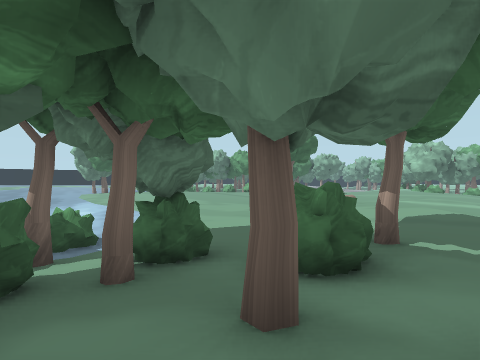
[1] (above)

16 first-person views from a walk through a scene from a Unity 3-D project. The camera is 1.5 m above the floor, looks level and sees 85° across. The floor is counted in squares, 2 m on a side. Each view is taken from the middle of a square. On the plan, view 1 faces up. The plan holds only what a view shows up to about 9 squares ahead; the rest is blank. The place goes on beyond the plan. The player character is not drawn. Some animated figures are left out.

[2]
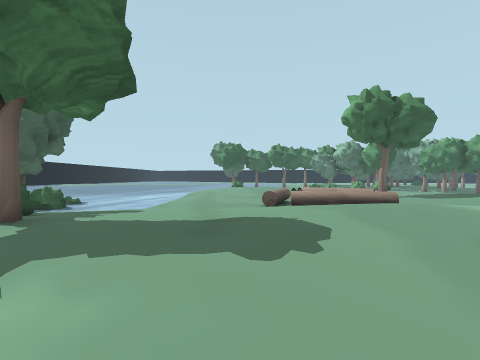

[3]
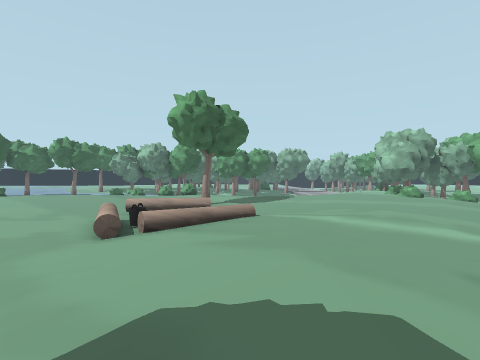

[4]
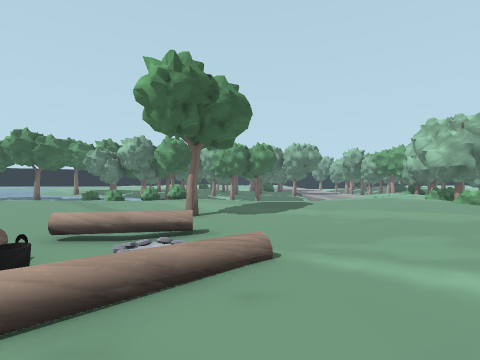

[5]
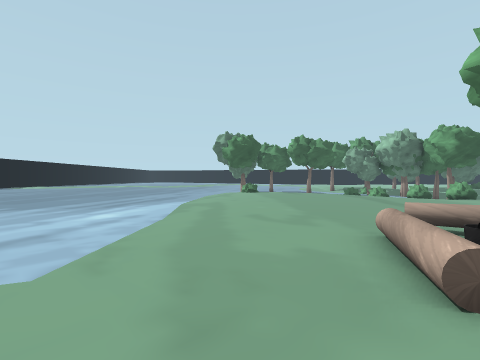

[6]
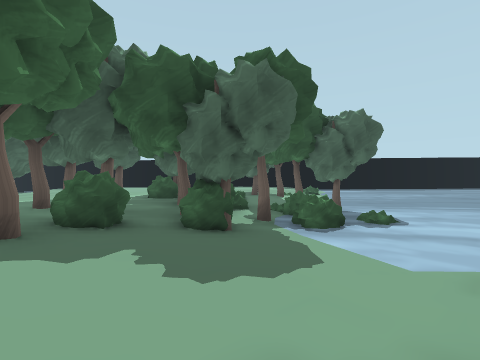

[7]
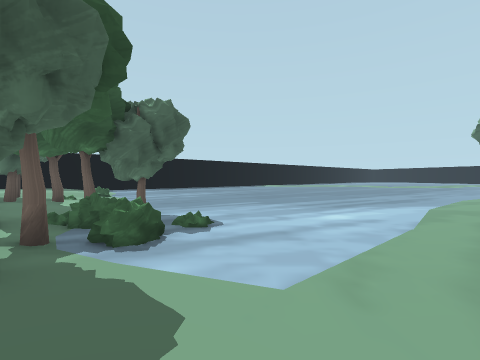

[8]
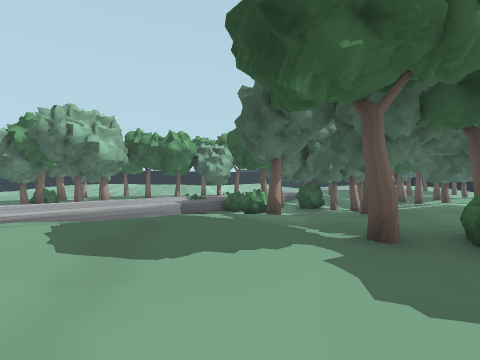

[9]
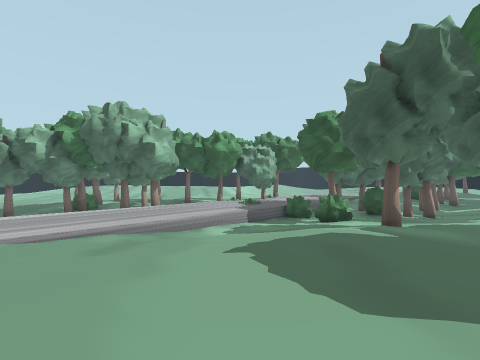

[10]
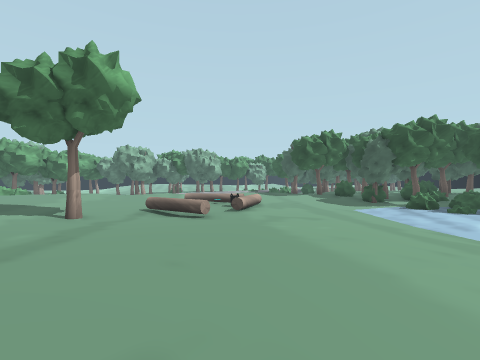

[11]
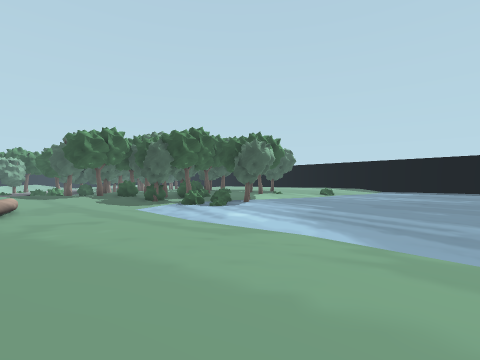

[12]
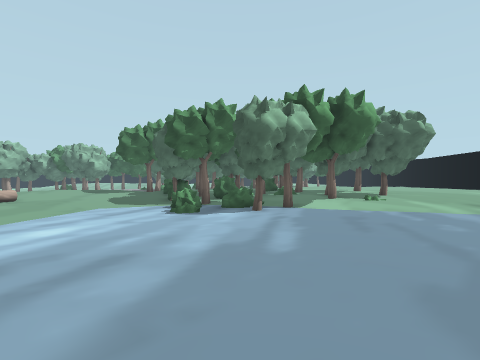

[13]
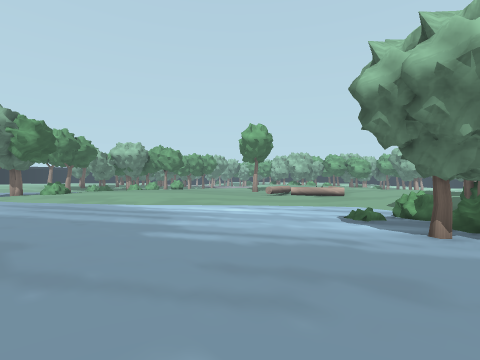

[14]
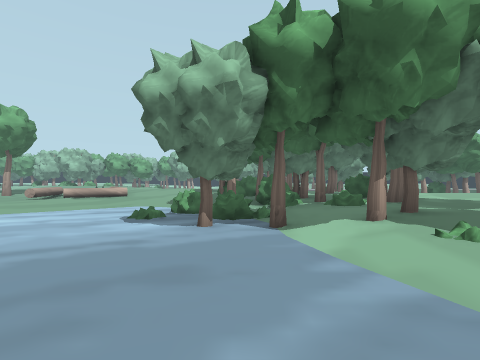

[15]
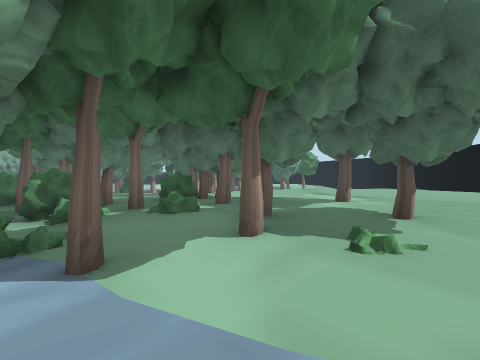

[16]
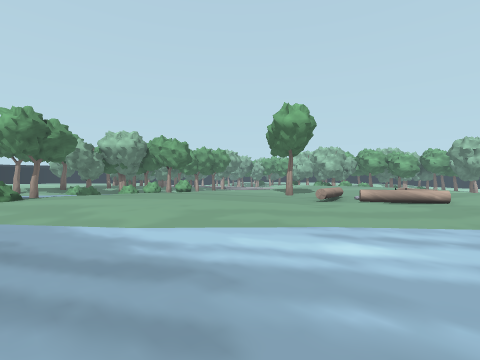

### Floor plan
Key: @ floor where view 1 was taken; # wall or solid block; x gap in a wall; . main floor; : floor 0.25 m higher than the main floor; - floor 0.25 m lower than the main floor; + floor 0.5 m higher than the main floor; _ floor 0.5 m lower than the main floor; * floor 0.75 m higher than the main floor; < floor 0.75 m lower than the main floor; / step, stairs or slope; = window, fence, low wall or low ledge; ^ raised ledge; O other object.
Columns run from 10 left of view 1 to 11 right of it. Each row starts with its distance up from view 1.
 16   =/++++::::::::++++*+
 15  .//++++:::..:::++++*=
 14  .//++++::...#:::+++*
 13  ..//++:::.....:+++++/
 12 ....//:::..^^^.//++++/
 11 .....//::.../////++///
 10 ......//...^. =+++///
  9 ...........^O=/+++//
  8 .......-....=//////
  7 .......---..://////...
  6 .......---/.://////...
  5 ......//-./::://///...
  4 .....#==-.//+++////...
  3 ..../#=###/#/:+///_...
  2 ...////###/x//////_...
  1 .///#/###+/#xx////<..
  0  /:+#+/+x+@+////=#<.
 -1  ++#++###+#+/////#=
 -2  ++*#****# +/ /__
 -3   +++++**  #/ /##
 -4   ++++++*   / /
 -5   ++++++    ##/
 -6   ++++
 -7    ++
 -8    ++

Where each view was taken, in squares from view 1:
view 1: 0 up, 0 right, facing up
view 2: 3 up, 6 right, facing up-left
view 3: 4 up, 4 right, facing up
view 4: 7 up, 4 right, facing up
view 5: 6 up, 2 right, facing up-left
view 6: 7 up, 2 right, facing down-left
view 7: 6 up, 1 right, facing left
view 8: 6 up, 1 right, facing down-right
view 9: 7 up, 3 right, facing down-right
view 10: 16 up, 5 left, facing down-right
view 11: 16 up, 5 left, facing down
view 12: 9 up, 10 left, facing down-right
view 13: 3 up, 10 left, facing up-right
view 14: 3 up, 10 left, facing right
view 15: 3 up, 8 left, facing down-right
view 16: 7 up, 8 left, facing up-right
